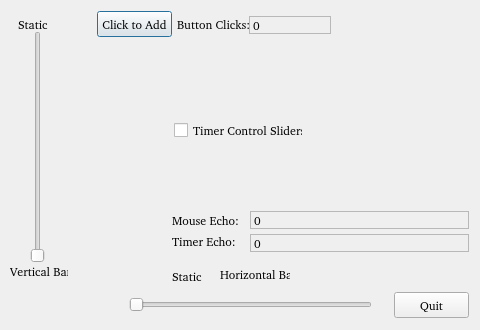
<?xml version="1.0" encoding="UTF-8"?>
<ui version="4.0">
 <class>CTutorialDlg</class>
 <widget class="QWidget" name="CTutorialDlg">
  <property name="geometry">
   <rect>
    <x>0</x>
    <y>0</y>
    <width>480</width>
    <height>330</height>
   </rect>
  </property>
  <property name="font">
   <font>
    <family>MS Shell Dlg&quot;, 0, 0, 0x</family>
   </font>
  </property>
  <property name="windowTitle">
   <string>Application Update GUI Elements</string>
  </property>
  <widget class="QPushButton" name="btnAdd">
   <property name="geometry">
    <rect>
     <x>97</x>
     <y>11</y>
     <width>75</width>
     <height>26</height>
    </rect>
   </property>
   <property name="focusPolicy">
    <enum>Qt::NoFocus</enum>
   </property>
   <property name="text">
    <string>Click to Add</string>
   </property>
   <property name="default">
    <bool>true</bool>
   </property>
  </widget>
  <widget class="QPushButton" name="cancel">
   <property name="geometry">
    <rect>
     <x>394</x>
     <y>292</y>
     <width>75</width>
     <height>26</height>
    </rect>
   </property>
   <property name="focusPolicy">
    <enum>Qt::NoFocus</enum>
   </property>
   <property name="text">
    <string>Quit</string>
   </property>
  </widget>
  <widget class="QLabel" name="Label_IDC_STATIC">
   <property name="geometry">
    <rect>
     <x>177</x>
     <y>18</y>
     <width>75</width>
     <height>13</height>
    </rect>
   </property>
   <property name="focusPolicy">
    <enum>Qt::NoFocus</enum>
   </property>
   <property name="frameShape">
    <enum>QFrame::NoFrame</enum>
   </property>
   <property name="frameShadow">
    <enum>QFrame::Plain</enum>
   </property>
   <property name="lineWidth">
    <number>2</number>
   </property>
   <property name="text">
    <string>Button Clicks:</string>
   </property>
   <property name="wordWrap">
    <bool>false</bool>
   </property>
  </widget>
  <widget class="QLabel" name="echoArea">
   <property name="geometry">
    <rect>
     <x>249</x>
     <y>16</y>
     <width>82</width>
     <height>18</height>
    </rect>
   </property>
   <property name="focusPolicy">
    <enum>Qt::NoFocus</enum>
   </property>
   <property name="frameShape">
    <enum>QFrame::StyledPanel</enum>
   </property>
   <property name="frameShadow">
    <enum>QFrame::Plain</enum>
   </property>
   <property name="lineWidth">
    <number>2</number>
   </property>
   <property name="text">
    <string>0</string>
   </property>
   <property name="wordWrap">
    <bool>false</bool>
   </property>
  </widget>
  <widget class="QSlider" name="vSliderBar">
   <property name="geometry">
    <rect>
     <x>25</x>
     <y>31</y>
     <width>25</width>
     <height>232</height>
    </rect>
   </property>
   <property name="orientation">
    <enum>Qt::Vertical</enum>
   </property>
  </widget>
  <widget class="QSlider" name="hSliderBar">
   <property name="geometry">
    <rect>
     <x>129</x>
     <y>293</y>
     <width>243</width>
     <height>24</height>
    </rect>
   </property>
   <property name="orientation">
    <enum>Qt::Horizontal</enum>
   </property>
  </widget>
  <widget class="QLabel" name="Label_IDC_STATIC1">
   <property name="geometry">
    <rect>
     <x>10</x>
     <y>265</y>
     <width>58</width>
     <height>13</height>
    </rect>
   </property>
   <property name="focusPolicy">
    <enum>Qt::NoFocus</enum>
   </property>
   <property name="frameShape">
    <enum>QFrame::NoFrame</enum>
   </property>
   <property name="frameShadow">
    <enum>QFrame::Plain</enum>
   </property>
   <property name="lineWidth">
    <number>2</number>
   </property>
   <property name="text">
    <string>Vertical Bar</string>
   </property>
   <property name="wordWrap">
    <bool>false</bool>
   </property>
  </widget>
  <widget class="QLabel" name="Label_IDC_STATIC2">
   <property name="geometry">
    <rect>
     <x>220</x>
     <y>268</y>
     <width>70</width>
     <height>13</height>
    </rect>
   </property>
   <property name="focusPolicy">
    <enum>Qt::NoFocus</enum>
   </property>
   <property name="frameShape">
    <enum>QFrame::NoFrame</enum>
   </property>
   <property name="frameShadow">
    <enum>QFrame::Plain</enum>
   </property>
   <property name="lineWidth">
    <number>2</number>
   </property>
   <property name="text">
    <string>Horizontal Bar</string>
   </property>
   <property name="wordWrap">
    <bool>false</bool>
   </property>
  </widget>
  <widget class="QLabel" name="vSliderEcho">
   <property name="geometry">
    <rect>
     <x>18</x>
     <y>16</y>
     <width>42</width>
     <height>16</height>
    </rect>
   </property>
   <property name="focusPolicy">
    <enum>Qt::NoFocus</enum>
   </property>
   <property name="frameShape">
    <enum>QFrame::NoFrame</enum>
   </property>
   <property name="frameShadow">
    <enum>QFrame::Plain</enum>
   </property>
   <property name="lineWidth">
    <number>2</number>
   </property>
   <property name="text">
    <string>Static</string>
   </property>
   <property name="wordWrap">
    <bool>false</bool>
   </property>
  </widget>
  <widget class="QLabel" name="hSliderEcho">
   <property name="geometry">
    <rect>
     <x>172</x>
     <y>268</y>
     <width>42</width>
     <height>16</height>
    </rect>
   </property>
   <property name="focusPolicy">
    <enum>Qt::NoFocus</enum>
   </property>
   <property name="frameShape">
    <enum>QFrame::NoFrame</enum>
   </property>
   <property name="frameShadow">
    <enum>QFrame::Plain</enum>
   </property>
   <property name="lineWidth">
    <number>2</number>
   </property>
   <property name="text">
    <string>Static</string>
   </property>
   <property name="wordWrap">
    <bool>false</bool>
   </property>
  </widget>
  <widget class="QLabel" name="timerecho">
   <property name="geometry">
    <rect>
     <x>250</x>
     <y>234</y>
     <width>219</width>
     <height>18</height>
    </rect>
   </property>
   <property name="focusPolicy">
    <enum>Qt::NoFocus</enum>
   </property>
   <property name="frameShape">
    <enum>QFrame::StyledPanel</enum>
   </property>
   <property name="frameShadow">
    <enum>QFrame::Plain</enum>
   </property>
   <property name="lineWidth">
    <number>2</number>
   </property>
   <property name="text">
    <string>0</string>
   </property>
   <property name="wordWrap">
    <bool>false</bool>
   </property>
  </widget>
  <widget class="QLabel" name="mouseecho">
   <property name="geometry">
    <rect>
     <x>250</x>
     <y>211</y>
     <width>219</width>
     <height>18</height>
    </rect>
   </property>
   <property name="focusPolicy">
    <enum>Qt::NoFocus</enum>
   </property>
   <property name="frameShape">
    <enum>QFrame::StyledPanel</enum>
   </property>
   <property name="frameShadow">
    <enum>QFrame::Plain</enum>
   </property>
   <property name="lineWidth">
    <number>2</number>
   </property>
   <property name="text">
    <string>0</string>
   </property>
   <property name="wordWrap">
    <bool>false</bool>
   </property>
  </widget>
  <widget class="QLabel" name="Label_IDC_STATIC3">
   <property name="geometry">
    <rect>
     <x>172</x>
     <y>235</y>
     <width>67</width>
     <height>13</height>
    </rect>
   </property>
   <property name="focusPolicy">
    <enum>Qt::NoFocus</enum>
   </property>
   <property name="frameShape">
    <enum>QFrame::NoFrame</enum>
   </property>
   <property name="frameShadow">
    <enum>QFrame::Plain</enum>
   </property>
   <property name="lineWidth">
    <number>2</number>
   </property>
   <property name="text">
    <string>Timer Echo:</string>
   </property>
   <property name="wordWrap">
    <bool>false</bool>
   </property>
  </widget>
  <widget class="QLabel" name="Label_IDC_STATIC4">
   <property name="geometry">
    <rect>
     <x>172</x>
     <y>214</y>
     <width>67</width>
     <height>13</height>
    </rect>
   </property>
   <property name="focusPolicy">
    <enum>Qt::NoFocus</enum>
   </property>
   <property name="frameShape">
    <enum>QFrame::NoFrame</enum>
   </property>
   <property name="frameShadow">
    <enum>QFrame::Plain</enum>
   </property>
   <property name="lineWidth">
    <number>2</number>
   </property>
   <property name="text">
    <string>Mouse Echo:</string>
   </property>
   <property name="wordWrap">
    <bool>false</bool>
   </property>
  </widget>
  <widget class="QCheckBox" name="timerControlSliders">
   <property name="geometry">
    <rect>
     <x>174</x>
     <y>122</y>
     <width>129</width>
     <height>16</height>
    </rect>
   </property>
   <property name="text">
    <string>Timer Control Sliders</string>
   </property>
  </widget>
 </widget>
 <layoutdefault spacing="6" margin="11"/>
 <pixmapfunction>qPixmapFromMimeSource</pixmapfunction>
 <resources/>
 <connections/>
</ui>
